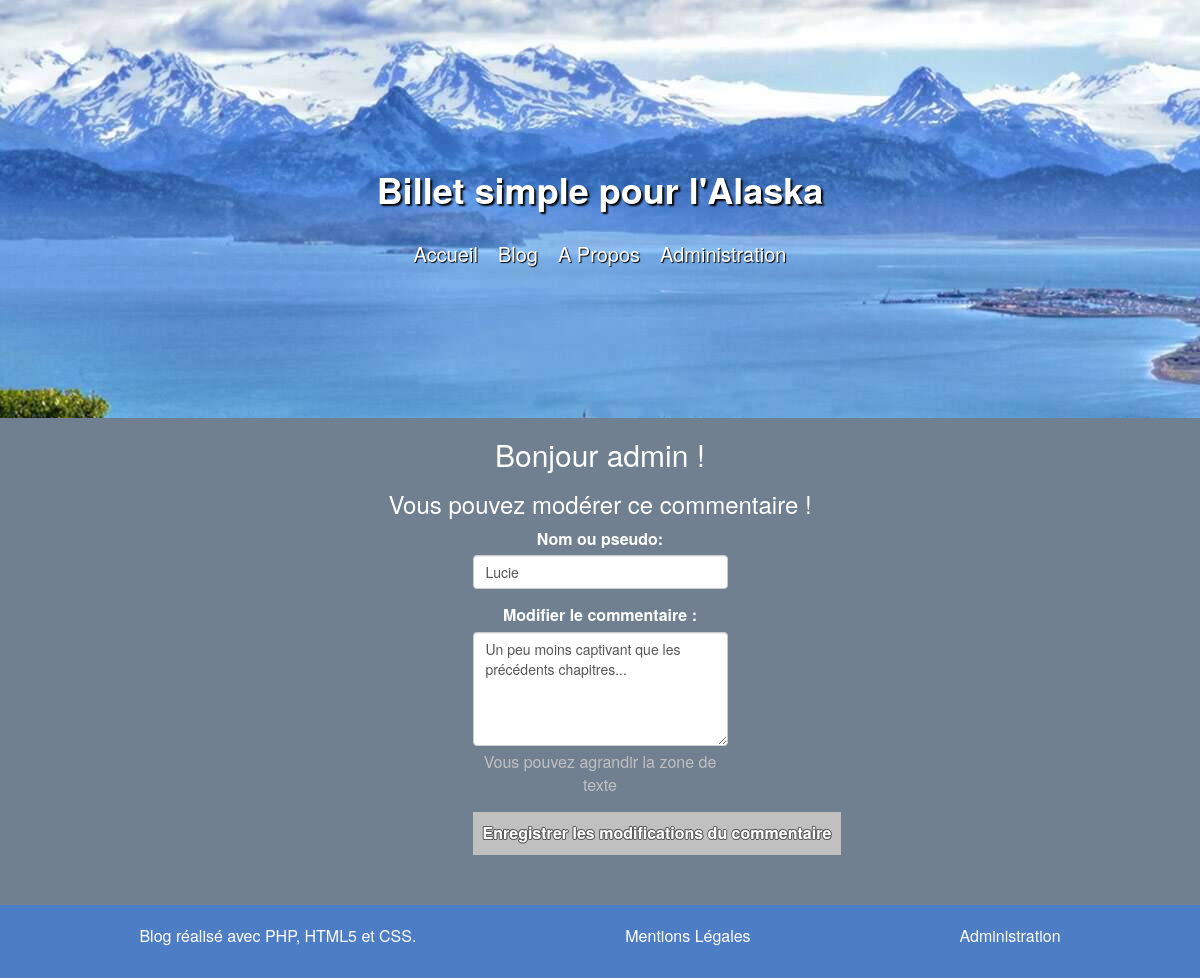
/index.php?action=moderateCom&id=25 (signed in), run on the app's committed database.
### tables this page shows
CREATE TABLE IF NOT EXISTS `comments` (
  `id` int(11) NOT NULL,
  `post_id` int(11) NOT NULL,
  `author` varchar(255) NOT NULL,
  `comment` text NOT NULL,
  `reported` tinyint(1) NOT NULL,
  `comment_date` datetime NOT NULL
);

### Controller/ControllerComment.php (called while the page is built, shortened)
<?php
class ControllerComment {
  private $comment;
  public function __construct() {
    $this->comment = new Comment();
  }
    public function view($idCom) {
      $comment = $this->comment->getComment($idCom);
      $view = new View("ComForm");
      $view->generate(array('comment' => $comment));
  }
}

### index.php (called while the page is built, shortened)
<?php
$router = new Router();
$router->routerQuery();

### Model/Comment.php (called while the page is built, shortened)
<?php
class Comment extends Model {
    public function getComment($idCom) {
        $sql = 'SELECT id, post_id, author, comment, DATE_FORMAT'
              . '(comment_date, \'%d/%m/%Y à %Hh%imin%ss\') AS comment_date_fr FROM '
              . 'comments WHERE id= ? ';
        $comment= $this->executeQuery($sql, array($idCom));
        if ($comment->rowCount() == 1) {
            return $comment->fetch();
        }
        else {
            throw new Exception("Aucun commentaire ne correspond à l'identifiant '$idCom'");
        }
    }
}

### Model/Model.php (called while the page is built, shortened)
<?php
abstract class Model {
    private $bdd;
    protected function executeQuery($sql, $params = null) {
        if ($params == null) {
            $result = $this->getBdd()->query($sql);
        }
        else {
            $result = $this->getBdd()->prepare($sql);
            $result->execute($params);
        }
        return $result;
    }
    private function getBdd(){
        if($this->bdd == null){
            $this->bdd = new \PDO('mysql:host=ftp.adeline-decarpentries.fr;dbname=adelined_p8;charset=utf8', 'adelined_p8', '****', array(\PDO::ATTR_ERRMODE => \PDO::ERRMODE_EXCEPTION));
        }
        return $this->bdd;
    }
}

### View/viewComForm.php (the view, shortened to what this page needs)
<?php $this->title = "Modération d'un commentaire";
if (isset($_SESSION['id']) AND isset($_SESSION['login']))
{ ?>
    <div class="vueModifCom">
        <div class="col-lg-offset-3 col-lg-6 col-xs-offset-1 col-xs-10 messageAdmin">
            <h2>Bonjour <?=  $_SESSION['login'] ?> !</h2>
            <h3> Vous pouvez modérer ce commentaire ! </h3>
        </div>
        <div class="col-lg-offset-3 col-lg-6 col-xs-offset-1 col-xs-10 newCom">
            <form action="index.php?action=modifyCom" method="post" class="col-xs-offset-2 col-xs-8 col-sm-offset-3 col-sm-6">
                <div class="form-group">
                    <label for="author">Nom ou pseudo:</label>
                    <input name="author" id="author" type=text value="<?= $comment['author'];?>" required="" class="form-control">
                </div>
                <div class="form-group">
                    <label for="comment">Modifier le commentaire :</label>
                    <textarea name="comment" id="comment" required="" class="form-control" rows="5"><?= $comment['comment'];?></textarea>
                    <p class="help-block">Vous pouvez agrandir la zone de texte</p>
                </div>
                <input type="submit" value="Enregistrer les modifications du commentaire" class="confirmCom">
            </form>
        </div>
    </div>
<?php } ?>

### public/style.css (style rules this page uses)
body { margin: 0; padding: 0; font-size: 16px; background: slategrey; color: white; }
form { text-align: center; }
.submitCom, .reportButton, .connectAdmin , .disconnectAdmin, .submitPost, .confirm, .cancel, .confirmCom { background: silver; color: white; font-weight: bold; border: none; padding: 10px; text-shadow: rgb(93, 93, 93) 1px 0px 0px, rgb(93, 93, 93) 0.533333px 0.833333px 0px, rgb(93, 93, 93) -0.416667px 0.916667px 0px, rgb(93, 93, 93) -0.983333px 0.133333px 0px, rgb(93, 93, 93) -0.65px -0.75px 0px, rgb(93, 93, 93) 0.283333px -0.966667px 0px, rgb(93, 93, 93) 0.966667px -0.283333px 0px; }
.help-block { color: silver; }
.messageAdmin, .newArticle { text-align: center; }

### data on the page
comments: author "Lucie", comment "Un peu moins captivant que les précédents chapitres..."

### other printed values
$_SESSION['login'] "admin"
